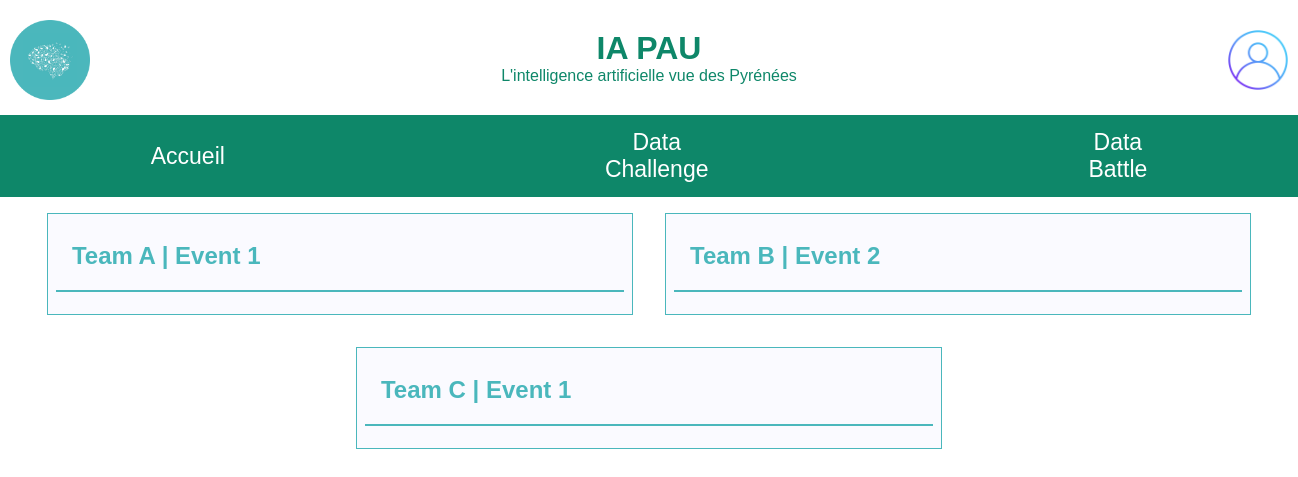
/php/equipe.php, run on an earlier commit of the app's database.
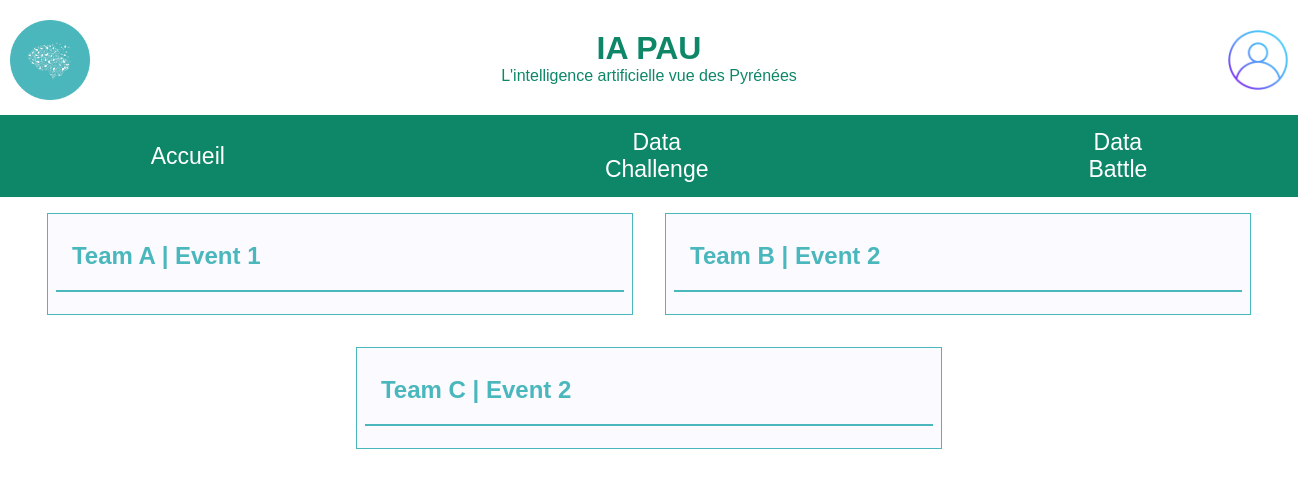
And on a later commit of the database.
### tables this page shows
create table Equipe (
    idEquipe INTEGER primary key unique not null auto_increment,
    nomEquipe VARCHAR(100),
    idDataEvent Integer,
    idChefEquipe Integer,
    foreign key fk_ChefEquipe(idChefEquipe) references Utilisateur(idUtilisateur),
    foreign key fk_DataEvent(idDataEvent) references DataEvent(idDataEvent) on delete cascade
);

create table DataEvent (
    idDataEvent INTEGER primary key unique not null auto_increment, 
    typeDataEvent ENUM('DataChallenge','DataBattle'),
    dateDebut DATETIME, 
    dateFIN DATETIME,
    dateCreation DATETIME,
    descript TEXT,
    entreprise VARCHAR(100),
    titre VARCHAR(100),
    idGestionnaire INTEGER,
    foreign key fk_Gestionnaire(idGestionnaire) references Utilisateur(idUtilisateur)
);

### php/equipe.php (the view, shortened to what this page needs)
<?php include 'header.php'; ?>
<!DOCTYPE html>
<html lang="fr">
<head>
    <link rel="stylesheet" href="../css/equipe.css">
</head>
    <body>
        <div id="equipeContent">
            <?php
            $test = 2;
                if ($test == 1) {
                    $req = 'SELECT Equipe.idEquipe, nomEquipe, DataEvent.id, DataEvent.titre
                    FROM DataEvent INNER JOIN Equipe
                    on Equipe.idDataEvent=DataEvent.idDataEvent
                    and DataEvent.idDataEvent = any
                    (SELECT idDataEvent
                    FROM DataEvent INNER JOIN Utilisateur
                    on Utilisateur.idUtilisateur = DataEvent.idDataEvent
                    and DataEvent.idGestionnaire = '.$_SESSION["idUtilisateur"].');';
                }elseif ($test == 2) {
                    $req = 'SELECT Equipe.idEquipe, nomEquipe, DataEvent.idDataEvent, DataEvent.titre
                    FROM DataEvent INNER JOIN Equipe
                    on Equipe.idDataEvent=DataEvent.idDataEvent;';
                }else {
                    $req = 'SELECT Equipe.idEquipe, nomEquipe, DataEvent.id, DataEvent.titre
                    FROM UtilisateurAppartientEquipe INNER JOIN Equipe
                    on UtilisateurAppartientEquipe.idEquipe = Equipe.idEquipe
                    and UtilisateurAppartientEquipe.idUtilisateur = '.$_SESSION["idUtilisateur"].';';
                }
                $resultat = mysqli_query($cnx,$req);
                while($ligne = mysqli_fetch_assoc($resultat)){
                    $req3 =
                    "SELECT U.nom, U.prenom
                    FROM Utilisateur U
                    INNER JOIN UtilisateurAppartientEquipe UAE
                    ON UAE.idUtilisateur = U.idUtilisateur
                    WHERE UAE.idEquipe = ".$ligne["idEquipe"].";
                    ";
                    $resultat3 = mysqli_query($cnx,$req3) or die ("Problème req :$req3");
                    $tab2 = mysqli_fetch_all($resultat3,MYSQLI_ASSOC);
                    echo
                    "<div class='boxEquipe'>
                    <div class='entete' onclick='extend(this)' value='1'>
                        <h2>".$ligne["nomEquipe"]." | ". $ligne["titre"] ."</h2>
                        <hr>
                    </div>
                    ";
                    foreach($tab2 as $util) {
                        echo $util["nom"]." ".$util["prenom"]."<br>";
                    }
                    echo "
                    <div class='reste'>
                        <button class='btnStyle'>Ajouter un membre</button>
                        <button class='btnStyle'>Retirer un membre</button>
                        <input type='text' id='searchInp' placeholder='Recherche rapide' list='destinataires-list'>
                        <datalist id='destinataires-list'>
                        ";
                        echo "
                        </datalist>
                        <button class='btnStyle' style='background-color:red; margin:2vh;'>Supprimer l'équipe</button>
                    </div>
                </div>";
                }
            ?>
            </div>
    </body>
</html>

### php/header.php (shortened to what this page needs)
<head>
	<link rel="stylesheet" type="text/css" href="../css/header.css" />
</head>
<div class="banniere">
  <img src="../img/iapau_round.png" id="logo"/>
  <div class="text">
  	<h1>IA PAU</h1>
  	<p>L'intelligence artificielle vue des Pyrénées</p>
  </div>
  <a href="connexion.php"> <img id="Client" src="../img/Client.png" alt="Client"/> </a>
</div>
<div class="menu-banniere">
  <a href="index.php">Accueil</a>
  <a href="Challenge.php">Data Challenge</a>
  <a href="Battle.php">Data Battle</a>
</div>

### css/header.css (style rules this page uses)
.banniere { background-color: white; display: flex; align-items: center; justify-content: center; text-align: center; margin-top: 20px; margin-bottom: 20px; }
.banniere p { color: #0E8769; font-family: "montserrat", sans-serif; text-align: center; margin-top: 0; margin-bottom: 10px; }
.menu-banniere a { color: white; font-size: 23px; padding: 14px 190px 14px; width: 25%; font-family: "montserrat", sans-serif; text-decoration: none; }
.menu-banniere { background-color: #0E8769; display: flex; align-items: center; justify-content: center; text-align: center; }
h1 { color: #0E8769; font-family: "montserrat", sans-serif; text-align: center; display: inline-block; margin-top: 10px; margin-bottom:0; }
#Client { position : absolute; top : 30px; right: 10px; height : 60px; }
#logo { position : absolute; top : 20px; left: 10px; height : 80px; }

### css/equipe.css (style rules this page uses)
body { margin: 0; }
#equipeContent { display: flex; justify-content: center; flex-wrap:wrap; text-align: center; }
.boxEquipe { display: inline-block; width: 45%; margin: 2vh; border: 1px solid #4AB7BC; font-family: "Montserrat", sans-serif; color: #4AB7BC; overflow: hidden; height: 100px; transition: 0.2s; }
.boxEquipe h2 { text-align: left; margin-left: 2vh; max-width: 50%; }
.boxEquipe hr { color: #4AB7BC; border: 1px solid #4AB7BC; }
.entete { padding: 1vh; background-color: #FAFAFF; height: 100px; transition: 0.1s; }

What changed in the data, as far as the page shows it:
changed equipe "Team C": idDataEvent.titre "Event 1" → "Event 2"
